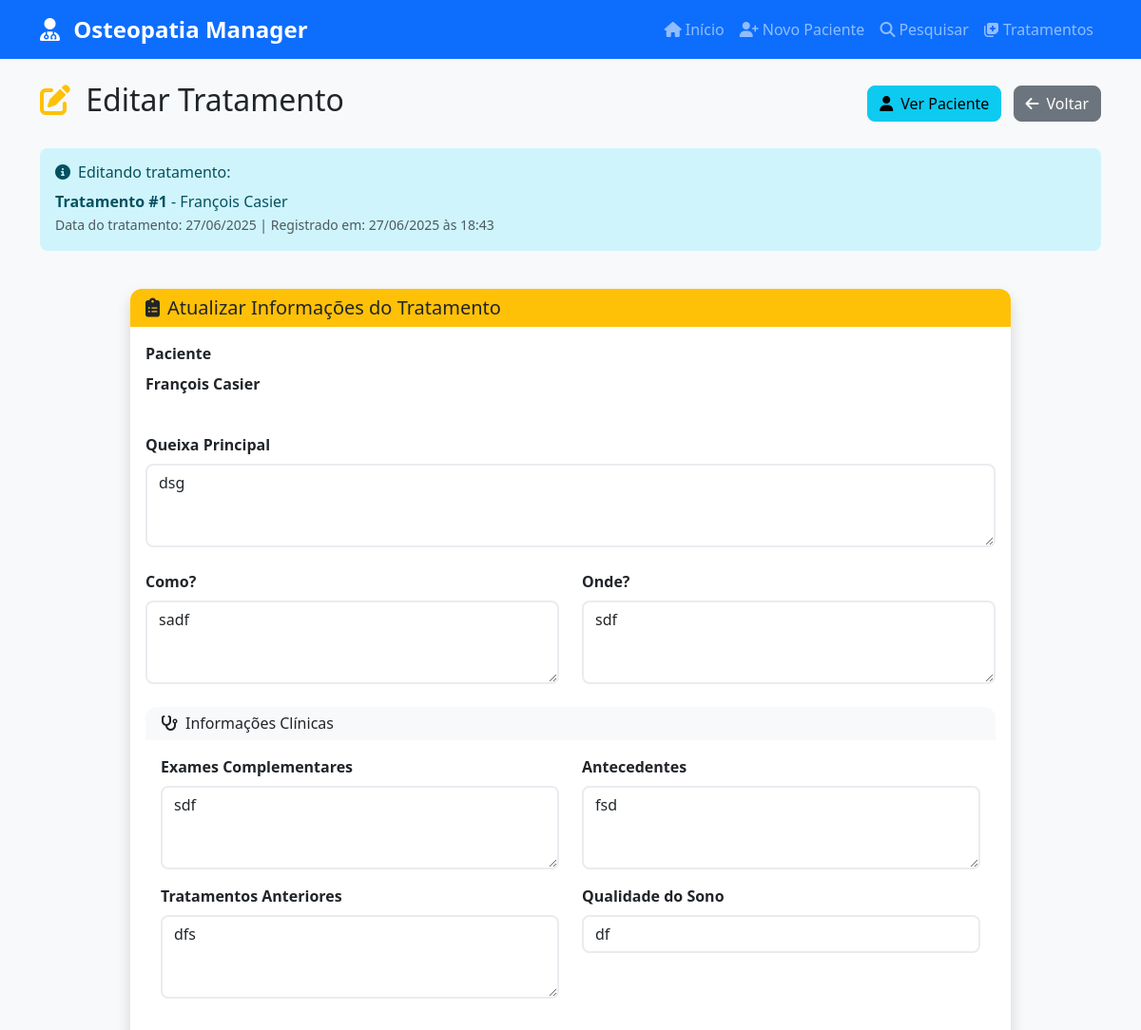
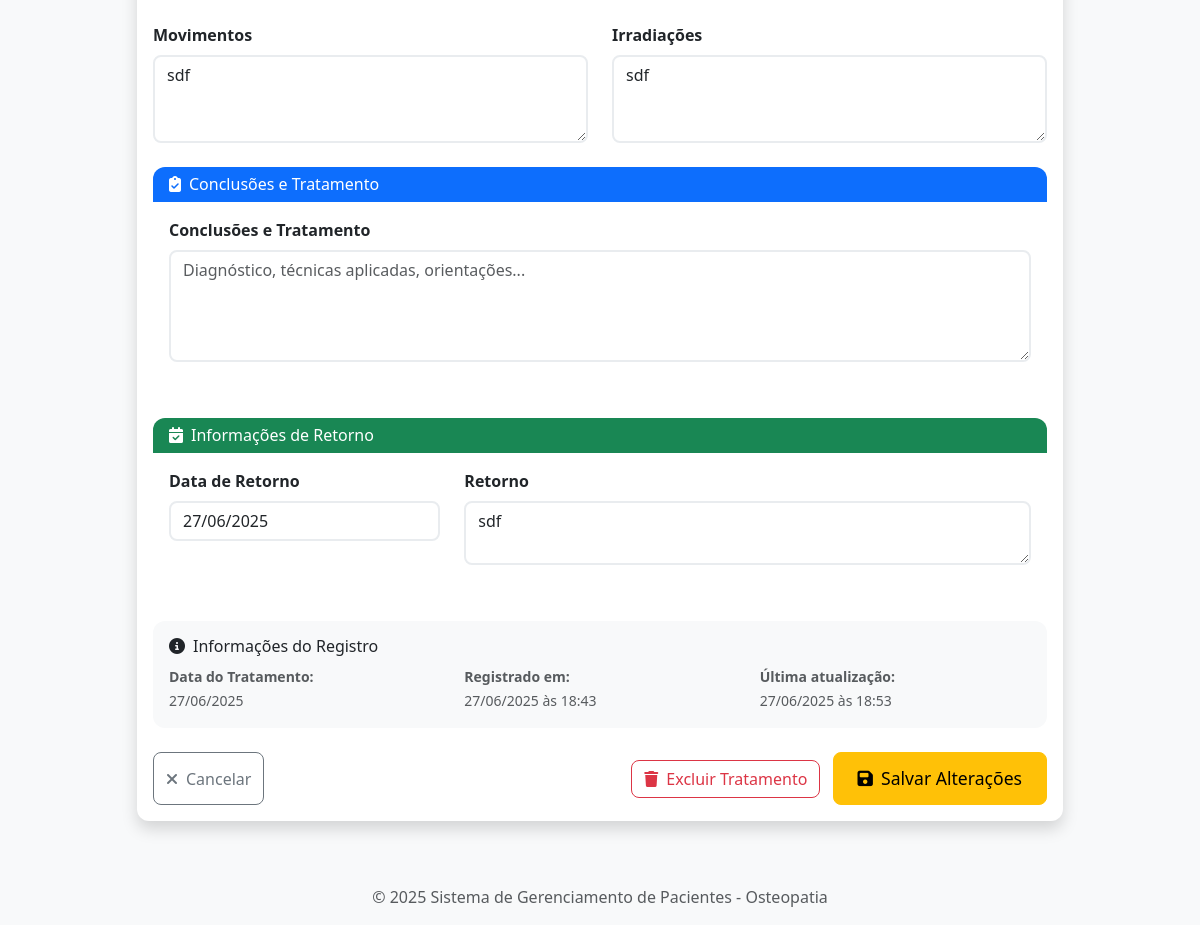
The page /editar-tratamento/1 on the database its author committed (2 pictures, top to bottom).
### database/models.py (models this page shows, shortened)
class Tratamento(db.Model):
    __tablename__ = 'tratamentos'
    id = db.Column(db.Integer, primary_key=True)
    paciente_id = db.Column(db.Integer, db.ForeignKey('pacientes.id'), nullable=False)
    nome_completo = db.Column(db.String(200), nullable=False)
    data_tratamento = db.Column(db.Date, nullable=False, default=datetime.utcnow().date())
    queixa_principal = db.Column(db.Text)
    como = db.Column(db.Text)
    onde = db.Column(db.Text)
    exames_complementares = db.Column(db.Text)
    antecedentes = db.Column(db.Text)
    tratamentos_anteriores = db.Column(db.Text)
    qualidade_sono = db.Column(db.String(100))
    movimentos = db.Column(db.Text)
    irradiacoes = db.Column(db.Text)
    conclusoes_tratamento = db.Column(db.Text)
    data_retorno = db.Column(db.Date)
    retorno = db.Column(db.Text)
    created_at = db.Column(db.DateTime, default=datetime.utcnow)
    updated_at = db.Column(db.DateTime, default=datetime.utcnow, onupdate=datetime.utcnow)

### app.py (the view, shortened to what this page needs)
@app.route('/editar-tratamento/<int:id>', methods=['GET', 'POST'])
def editar_tratamento(id):
    tratamento = Tratamento.query.get_or_404(id)
    form = TratamentoForm(obj=tratamento)
    return render_template('editar_tratamento.html', form=form, tratamento=tratamento)

### app.py (called while the page is built)
@app.context_processor
def inject_today():
    return {'today': date.today()}

### templates/editar_tratamento.html (shortened to what this page needs)
{% extends "base.html" %}
{% block content %}
<div class="row">
    <div class="col-12">
        <div class="d-flex justify-content-between align-items-center mb-4">
            <h2>
                <i class="fas fa-edit me-2 text-warning"></i>
                Editar Tratamento
            </h2>
            <div>
                <a href="{{ url_for('perfil_paciente', id=tratamento.paciente_id) }}" class="btn btn-info me-2">
                    <i class="fas fa-user me-2"></i>Ver Paciente
                </a>
                <a href="{{ url_for('tratamentos') }}" class="btn btn-secondary">
                    <i class="fas fa-arrow-left me-2"></i>Voltar
                </a>
            </div>
        </div>
    </div>
</div>
<div class="row mb-4">
    <div class="col-12">
        <div class="alert alert-info">
            <h6 class="mb-2">
                <i class="fas fa-info-circle me-2"></i>Editando tratamento:
            </h6>
            <strong>Tratamento #{{ tratamento.id }}</strong> - {{ tratamento.nome_completo }}
            <br>
            <small class="text-muted">
                Data do tratamento: {{ tratamento.data_tratamento.strftime('%d/%m/%Y') }}
                {% if tratamento.created_at %}
                | Registrado em: {{ tratamento.created_at.strftime('%d/%m/%Y às %H:%M') }}
                {% endif %}
            </small>
        </div>
    </div>
</div>
<div class="row justify-content-center">
    <div class="col-lg-10">
        <div class="card shadow">
            <div class="card-header bg-warning text-dark">
                <h5 class="mb-0">
                    <i class="fas fa-clipboard-list me-2"></i>Atualizar Informações do Tratamento
                </h5>
            </div>
            <div class="card-body">
                <form method="POST" id="editarTratamentoForm">
                    <div class="row mb-4">
                        <div class="col-12">
                            <label class="form-label">Paciente</label>
                            <p class="form-control-static"><strong>{{ tratamento.nome_completo }}</strong></p>
                        </div>
                    </div>
                    <div class="mb-4">
                        {{ form.queixa_principal.label(class="form-label") }}
                        {{ form.queixa_principal(class="form-control", rows="3", placeholder="Descreva a queixa principal do paciente...") }}
                    </div>
                    <div class="row mb-4">
                        <div class="col-md-6">
                            {{ form.como.label(class="form-label") }}
                            {{ form.como(class="form-control", rows="3", placeholder="Como aconteceu? Descreva as circunstâncias...") }}
                        </div>
                        <div class="col-md-6">
                            {{ form.onde.label(class="form-label") }}
                            {{ form.onde(class="form-control", rows="3", placeholder="Onde dói? Localização da dor...") }}
                        </div>
                    </div>
                    <div class="card mb-4">
                        <div class="card-header bg-light">
                            <h6 class="mb-0">
                                <i class="fas fa-stethoscope me-2"></i>Informações Clínicas
                            </h6>
                        </div>
                        <div class="card-body">
                            <div class="row">
                                <div class="col-md-6 mb-3">
                                    {{ form.exames_complementares.label(class="form-label") }}
                                    {{ form.exames_complementares(class="form-control", rows="3", placeholder="Exames realizados, resultados...") }}
                                </div>
                                <div class="col-md-6 mb-3">
                                    {{ form.antecedentes.label(class="form-label") }}
                                    {{ form.antecedentes(class="form-control", rows="3", placeholder="Histórico médico, cirurgias anteriores...") }}
                                </div>
                            </div>
                            <div class="row">
                                <div class="col-md-6 mb-3">
                                    {{ form.tratamentos_anteriores.label(class="form-label") }}
                                    {{ form.tratamentos_anteriores(class="form-control", rows="3", placeholder="Tratamentos já realizados...") }}
                                </div>
                                <div class="col-md-6 mb-3">
                                    {{ form.qualidade_sono.label(class="form-label") }}
                                    {{ form.qualidade_sono(class="form-control", placeholder="Ex: Boa, Regular, Ruim, Insônia...") }}
                                </div>
                            </div>
                        </div>
                    </div>
                    <div class="row mb-4">
                        <div class="col-md-6">
                            {{ form.movimentos.label(class="form-label") }}
                            {{ form.movimentos(class="form-control", rows="3", placeholder="Movimentos que causam ou aliviam a dor...") }}
                        </div>
                        <div class="col-md-6">
                            {{ form.irradiacoes.label(class="form-label") }}
                            {{ form.irradiacoes(class="form-control", rows="3", placeholder="Para onde a dor irradia...") }}
                        </div>
                    </div>
                    <div class="card mb-4">
                        <div class="card-header bg-primary text-white">
                            <h6 class="mb-0">
                                <i class="fas fa-clipboard-check me-2"></i>Conclusões e Tratamento
                            </h6>
                        </div>
                        <div class="card-body">
                            <div class="mb-3">
                                {{ form.conclusoes_tratamento.label(class="form-label") }}
                                {{ form.conclusoes_tratamento(class="form-control", rows="4", placeholder="Diagnóstico, técnicas aplicadas, orientações...") }}
                            </div>
                        </div>
                    </div>
                    <div class="card mb-4">
                        <div class="card-header bg-success text-white">
                            <h6 class="mb-0">
                                <i class="fas fa-calendar-check me-2"></i>Informações de Retorno
                            </h6>
                        </div>
                        <div class="card-body">
                            <div class="row">
                                <div class="col-md-4 mb-3">
                                    {{ form.data_retorno.label(class="form-label") }}
                                    {{ form.data_retorno(class="form-control future-date-picker", type="text") }}
                                </div>
                                <div class="col-md-8 mb-3">
                                    {{ form.retorno.label(class="form-label") }}
                                    {{ form.retorno(class="form-control", rows="2", placeholder="Observações sobre o retorno, exercícios recomendados...") }}
                                </div>
                            </div>
                        </div>
                    </div>
                    <div class="card bg-light mb-4">
                        <div class="card-body">
                            <h6 class="card-title">
                                <i class="fas fa-info-circle me-2"></i>Informações do Registro
                            </h6>
                            <div class="row">
                                <div class="col-md-4">
                                    <small class="text-muted">
                                        <strong>Data do Tratamento:</strong><br>
                                        {{ tratamento.data_tratamento.strftime('%d/%m/%Y') }}
                                    </small>
                                </div>
                                <div class="col-md-4">
                                    <small class="text-muted">
                                        <strong>Registrado em:</strong><br>
                                        {{ tratamento.created_at.strftime('%d/%m/%Y às %H:%M') if tratamento.created_at }}
                                    </small>
                                </div>
                                <div class="col-md-4">
                                    <small class="text-muted">
                                        <strong>Última atualização:</strong><br>
                                        {{ tratamento.updated_at.strftime('%d/%m/%Y às %H:%M') if tratamento.updated_at }}
                                    </small>
                                </div>
                            </div>
                        </div>
                    </div>
                    <div class="d-flex justify-content-between">
                        <button type="button" class="btn btn-outline-secondary" onclick="history.back()">
                            <i class="fas fa-times me-2"></i>Cancelar
                        </button>
                        <div>
                            <button type="button" class="btn btn-outline-danger me-2"
                                    data-bs-toggle="modal" data-bs-target="#deleteModal">
                                <i class="fas fa-trash me-2"></i>Excluir Tratamento
                            </button>
                            <button type="submit" class="btn btn-warning btn-lg">
                                <i class="fas fa-save me-2"></i>Salvar Alterações
                            </button>
                        </div>
                    </div>
                </form>
            </div>
        </div>
    </div>
</div>
{% endblock %}

### static/css/style.css (style rules this page uses)
:root { --primary-color: #0d6efd; --success-color: #198754; --info-color: #0dcaf0; --warning-color: #ffc107; --danger-color: #dc3545; --secondary-color: #6c757d; --light-color: #f8f9fa; --dark-color: #212529; }
body { font-family: 'Segoe UI', Tahoma, Geneva, Verdana, sans-serif; background-color: #f8f9fa; }
.btn { border-radius: 8px; font-weight: 500; transition: all 0.2s ease-in-out; }
.btn-lg { padding: 12px 24px; font-size: 1.1rem; }
.card { border: none; border-radius: 12px; overflow: hidden; }
.card-header { border-bottom: none; font-weight: 600; }
.form-control, .form-select { border-radius: 8px; border: 2px solid #e9ecef; transition: border-color 0.2s ease-in-out; }
.form-label { font-weight: 600; color: var(--dark-color); margin-bottom: 8px; }
.alert { border: none; border-radius: 8px; font-weight: 500; }

### rows shown on the page
Tratamento: id "1", nome_completo "François Casier", data_tratamento "27/06/2025", created_at "27/06/2025 às 18:43", queixa_principal "dsg", como "sadf", onde "sdf", exames_complementares "sdf", antecedentes "fsd", tratamentos_anteriores "dfs", qualidade_sono "df", movimentos "sdf", irradiacoes "sdf", data_retorno "27/06/2025", retorno "sdf", updated_at "27/06/2025 às 18:53"
